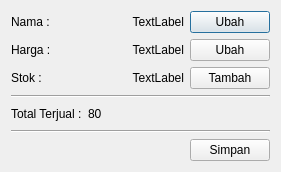
<?xml version="1.0" encoding="UTF-8"?>
<ui version="4.0">
 <class>ProdukInfo</class>
 <widget class="QDialog" name="ProdukInfo">
  <property name="geometry">
   <rect>
    <x>0</x>
    <y>0</y>
    <width>281</width>
    <height>171</height>
   </rect>
  </property>
  <property name="windowTitle">
   <string>Info Produk</string>
  </property>
  <layout class="QVBoxLayout" name="verticalLayout">
   <item>
    <layout class="QGridLayout" name="gridLayout" columnstretch="0,1,0">
     <item row="0" column="0">
      <widget class="QLabel" name="label">
       <property name="text">
        <string>Nama :</string>
       </property>
      </widget>
     </item>
     <item row="0" column="1">
      <widget class="QLabel" name="labelNama">
       <property name="text">
        <string>TextLabel</string>
       </property>
       <property name="alignment">
        <set>Qt::AlignmentFlag::AlignRight|Qt::AlignmentFlag::AlignTrailing|Qt::AlignmentFlag::AlignVCenter</set>
       </property>
      </widget>
     </item>
     <item row="0" column="2">
      <widget class="QPushButton" name="ubahNamaButton">
       <property name="text">
        <string>Ubah</string>
       </property>
      </widget>
     </item>
     <item row="1" column="0">
      <widget class="QLabel" name="label_2">
       <property name="text">
        <string>Harga :</string>
       </property>
      </widget>
     </item>
     <item row="1" column="1">
      <widget class="QLabel" name="labelHarga">
       <property name="text">
        <string>TextLabel</string>
       </property>
       <property name="alignment">
        <set>Qt::AlignmentFlag::AlignRight|Qt::AlignmentFlag::AlignTrailing|Qt::AlignmentFlag::AlignVCenter</set>
       </property>
      </widget>
     </item>
     <item row="1" column="2">
      <widget class="QPushButton" name="ubahHargaButton">
       <property name="text">
        <string>Ubah</string>
       </property>
      </widget>
     </item>
     <item row="2" column="0">
      <widget class="QLabel" name="label_3">
       <property name="text">
        <string>Stok :</string>
       </property>
      </widget>
     </item>
     <item row="2" column="1">
      <widget class="QLabel" name="labelStok">
       <property name="text">
        <string>TextLabel</string>
       </property>
       <property name="alignment">
        <set>Qt::AlignmentFlag::AlignRight|Qt::AlignmentFlag::AlignTrailing|Qt::AlignmentFlag::AlignVCenter</set>
       </property>
      </widget>
     </item>
     <item row="2" column="2">
      <widget class="QPushButton" name="tambahStockButton">
       <property name="text">
        <string>Tambah</string>
       </property>
      </widget>
     </item>
    </layout>
   </item>
   <item>
    <widget class="Line" name="line">
     <property name="orientation">
      <enum>Qt::Orientation::Horizontal</enum>
     </property>
    </widget>
   </item>
   <item>
    <layout class="QHBoxLayout" name="horizontalLayout">
     <item>
      <widget class="QLabel" name="label_4">
       <property name="text">
        <string>Total Terjual :</string>
       </property>
      </widget>
     </item>
     <item>
      <widget class="QLabel" name="sold">
       <property name="text">
        <string>80</string>
       </property>
       <property name="alignment">
        <set>Qt::AlignmentFlag::AlignLeading|Qt::AlignmentFlag::AlignLeft|Qt::AlignmentFlag::AlignVCenter</set>
       </property>
      </widget>
     </item>
     <item>
      <spacer name="horizontalSpacer_2">
       <property name="orientation">
        <enum>Qt::Orientation::Horizontal</enum>
       </property>
       <property name="sizeHint" stdset="0">
        <size>
         <width>40</width>
         <height>20</height>
        </size>
       </property>
      </spacer>
     </item>
    </layout>
   </item>
   <item>
    <widget class="Line" name="line_2">
     <property name="orientation">
      <enum>Qt::Orientation::Horizontal</enum>
     </property>
    </widget>
   </item>
   <item>
    <layout class="QHBoxLayout" name="horizontalLayout_2">
     <item>
      <spacer name="horizontalSpacer">
       <property name="orientation">
        <enum>Qt::Orientation::Horizontal</enum>
       </property>
       <property name="sizeHint" stdset="0">
        <size>
         <width>40</width>
         <height>20</height>
        </size>
       </property>
      </spacer>
     </item>
     <item>
      <widget class="QPushButton" name="simpanButton">
       <property name="text">
        <string>Simpan</string>
       </property>
      </widget>
     </item>
    </layout>
   </item>
  </layout>
 </widget>
 <resources/>
 <connections/>
</ui>
